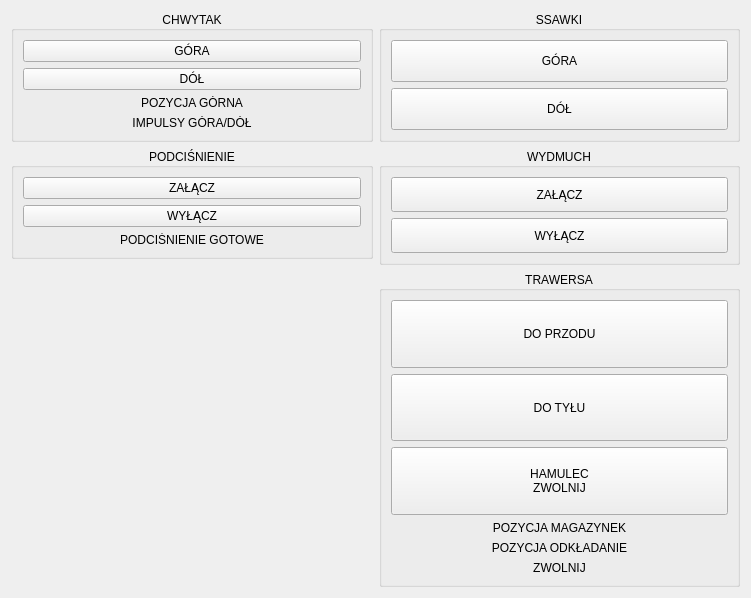
<?xml version="1.0" encoding="UTF-8"?>
<ui version="4.0">
 <class>Form</class>
 <widget class="QWidget" name="Form">
  <property name="geometry">
   <rect>
    <x>0</x>
    <y>0</y>
    <width>751</width>
    <height>598</height>
   </rect>
  </property>
  <property name="windowTitle">
   <string>Form</string>
  </property>
  <layout class="QGridLayout" name="gridLayout" rowstretch="0,0,0,0,2">
   <item row="0" column="0">
    <widget class="QGroupBox" name="groupBox_7">
     <property name="autoFillBackground">
      <bool>false</bool>
     </property>
     <property name="title">
      <string>CHWYTAK</string>
     </property>
     <property name="alignment">
      <set>Qt::AlignCenter</set>
     </property>
     <property name="flat">
      <bool>false</bool>
     </property>
     <property name="checkable">
      <bool>false</bool>
     </property>
     <layout class="QVBoxLayout" name="verticalLayout_12">
      <item>
       <layout class="QVBoxLayout" name="verticalLayout_13">
        <item>
         <widget class="QPushButton" name="pushButton_53">
          <property name="sizePolicy">
           <sizepolicy hsizetype="Minimum" vsizetype="Minimum">
            <horstretch>0</horstretch>
            <verstretch>0</verstretch>
           </sizepolicy>
          </property>
          <property name="whatsThis">
           <string>DB100.DBX12.0 toggle</string>
          </property>
          <property name="text">
           <string>GÓRA</string>
          </property>
          <property name="icon">
           <iconset>
            <normaloff>img/led_green_off.svg</normaloff>
            <normalon>img/led_green_on.svg</normalon>img/led_green_off.svg</iconset>
          </property>
          <property name="checkable">
           <bool>true</bool>
          </property>
          <property name="checked">
           <bool>false</bool>
          </property>
          <property name="autoRepeat">
           <bool>false</bool>
          </property>
          <property name="flat">
           <bool>false</bool>
          </property>
         </widget>
        </item>
        <item>
         <widget class="QPushButton" name="pushButton_54">
          <property name="sizePolicy">
           <sizepolicy hsizetype="Minimum" vsizetype="Minimum">
            <horstretch>0</horstretch>
            <verstretch>0</verstretch>
           </sizepolicy>
          </property>
          <property name="whatsThis">
           <string>DB100.DBX12.1 toggle</string>
          </property>
          <property name="text">
           <string>DÓŁ</string>
          </property>
          <property name="icon">
           <iconset>
            <normaloff>img/led_green_off.svg</normaloff>
            <normalon>img/led_green_on.svg</normalon>img/led_green_off.svg</iconset>
          </property>
          <property name="checkable">
           <bool>true</bool>
          </property>
          <property name="checked">
           <bool>false</bool>
          </property>
          <property name="autoRepeat">
           <bool>false</bool>
          </property>
          <property name="flat">
           <bool>false</bool>
          </property>
         </widget>
        </item>
        <item>
         <widget class="QPushButton" name="pushButton_42">
          <property name="enabled">
           <bool>true</bool>
          </property>
          <property name="whatsThis">
           <string>db100.dbx14.2</string>
          </property>
          <property name="styleSheet">
           <string notr="true">border: None</string>
          </property>
          <property name="text">
           <string>POZYCJA GÓRNA</string>
          </property>
          <property name="icon">
           <iconset>
            <normaloff>img/led_green_off.svg</normaloff>
            <normalon>img/led_green_on.svg</normalon>img/led_green_off.svg</iconset>
          </property>
          <property name="iconSize">
           <size>
            <width>15</width>
            <height>15</height>
           </size>
          </property>
          <property name="checkable">
           <bool>true</bool>
          </property>
          <property name="default">
           <bool>false</bool>
          </property>
          <property name="flat">
           <bool>true</bool>
          </property>
         </widget>
        </item>
        <item>
         <widget class="QPushButton" name="pushButton_46">
          <property name="enabled">
           <bool>true</bool>
          </property>
          <property name="whatsThis">
           <string>db100.dbx14.3</string>
          </property>
          <property name="styleSheet">
           <string notr="true">border: None</string>
          </property>
          <property name="text">
           <string>IMPULSY GÓRA/DÓŁ</string>
          </property>
          <property name="icon">
           <iconset>
            <normaloff>img/led_green_off.svg</normaloff>
            <normalon>img/led_green_on.svg</normalon>img/led_green_off.svg</iconset>
          </property>
          <property name="iconSize">
           <size>
            <width>15</width>
            <height>15</height>
           </size>
          </property>
          <property name="checkable">
           <bool>true</bool>
          </property>
          <property name="default">
           <bool>false</bool>
          </property>
          <property name="flat">
           <bool>true</bool>
          </property>
         </widget>
        </item>
       </layout>
      </item>
     </layout>
    </widget>
   </item>
   <item row="0" column="1">
    <widget class="QGroupBox" name="groupBox_9">
     <property name="autoFillBackground">
      <bool>false</bool>
     </property>
     <property name="title">
      <string>SSAWKI</string>
     </property>
     <property name="alignment">
      <set>Qt::AlignCenter</set>
     </property>
     <property name="flat">
      <bool>false</bool>
     </property>
     <property name="checkable">
      <bool>false</bool>
     </property>
     <layout class="QVBoxLayout" name="verticalLayout_16">
      <item>
       <layout class="QVBoxLayout" name="verticalLayout_17">
        <item>
         <widget class="QPushButton" name="pushButton_57">
          <property name="sizePolicy">
           <sizepolicy hsizetype="Minimum" vsizetype="Minimum">
            <horstretch>0</horstretch>
            <verstretch>0</verstretch>
           </sizepolicy>
          </property>
          <property name="whatsThis">
           <string>DB100.DBX12.4 toggle</string>
          </property>
          <property name="text">
           <string>GÓRA</string>
          </property>
          <property name="icon">
           <iconset>
            <normaloff>img/led_green_off.svg</normaloff>
            <normalon>img/led_green_on.svg</normalon>img/led_green_off.svg</iconset>
          </property>
          <property name="checkable">
           <bool>true</bool>
          </property>
          <property name="checked">
           <bool>false</bool>
          </property>
          <property name="autoRepeat">
           <bool>false</bool>
          </property>
          <property name="flat">
           <bool>false</bool>
          </property>
         </widget>
        </item>
        <item>
         <widget class="QPushButton" name="pushButton_58">
          <property name="sizePolicy">
           <sizepolicy hsizetype="Minimum" vsizetype="Minimum">
            <horstretch>0</horstretch>
            <verstretch>0</verstretch>
           </sizepolicy>
          </property>
          <property name="whatsThis">
           <string>DB100.DBX12.5 toggle</string>
          </property>
          <property name="text">
           <string>DÓŁ</string>
          </property>
          <property name="icon">
           <iconset>
            <normaloff>img/led_green_off.svg</normaloff>
            <normalon>img/led_green_on.svg</normalon>img/led_green_off.svg</iconset>
          </property>
          <property name="checkable">
           <bool>true</bool>
          </property>
          <property name="checked">
           <bool>false</bool>
          </property>
          <property name="autoRepeat">
           <bool>false</bool>
          </property>
          <property name="flat">
           <bool>false</bool>
          </property>
         </widget>
        </item>
       </layout>
      </item>
     </layout>
    </widget>
   </item>
   <item row="2" column="1" rowspan="2">
    <widget class="QGroupBox" name="groupBox_10">
     <property name="autoFillBackground">
      <bool>false</bool>
     </property>
     <property name="title">
      <string>WYDMUCH</string>
     </property>
     <property name="alignment">
      <set>Qt::AlignCenter</set>
     </property>
     <property name="flat">
      <bool>false</bool>
     </property>
     <property name="checkable">
      <bool>false</bool>
     </property>
     <layout class="QVBoxLayout" name="verticalLayout_18">
      <item>
       <layout class="QVBoxLayout" name="verticalLayout_19">
        <item>
         <widget class="QPushButton" name="pushButton_59">
          <property name="sizePolicy">
           <sizepolicy hsizetype="Minimum" vsizetype="Minimum">
            <horstretch>0</horstretch>
            <verstretch>0</verstretch>
           </sizepolicy>
          </property>
          <property name="whatsThis">
           <string>DB100.DBX12.2 toggle</string>
          </property>
          <property name="text">
           <string>ZAŁĄCZ</string>
          </property>
          <property name="icon">
           <iconset>
            <normaloff>img/led_green_off.svg</normaloff>
            <normalon>img/led_green_on.svg</normalon>img/led_green_off.svg</iconset>
          </property>
          <property name="checkable">
           <bool>true</bool>
          </property>
          <property name="checked">
           <bool>false</bool>
          </property>
          <property name="autoRepeat">
           <bool>false</bool>
          </property>
          <property name="flat">
           <bool>false</bool>
          </property>
         </widget>
        </item>
        <item>
         <widget class="QPushButton" name="pushButton_60">
          <property name="sizePolicy">
           <sizepolicy hsizetype="Minimum" vsizetype="Minimum">
            <horstretch>0</horstretch>
            <verstretch>0</verstretch>
           </sizepolicy>
          </property>
          <property name="whatsThis">
           <string>DB100.DBX12.3 toggle</string>
          </property>
          <property name="text">
           <string>WYŁĄCZ</string>
          </property>
          <property name="icon">
           <iconset>
            <normaloff>img/led_green_off.svg</normaloff>
            <normalon>img/led_green_on.svg</normalon>img/led_green_off.svg</iconset>
          </property>
          <property name="checkable">
           <bool>true</bool>
          </property>
          <property name="checked">
           <bool>false</bool>
          </property>
          <property name="autoRepeat">
           <bool>false</bool>
          </property>
          <property name="flat">
           <bool>false</bool>
          </property>
         </widget>
        </item>
       </layout>
      </item>
     </layout>
    </widget>
   </item>
   <item row="2" column="0">
    <widget class="QGroupBox" name="groupBox_8">
     <property name="autoFillBackground">
      <bool>false</bool>
     </property>
     <property name="title">
      <string>PODCIŚNIENIE</string>
     </property>
     <property name="alignment">
      <set>Qt::AlignCenter</set>
     </property>
     <property name="flat">
      <bool>false</bool>
     </property>
     <property name="checkable">
      <bool>false</bool>
     </property>
     <layout class="QVBoxLayout" name="verticalLayout_14">
      <item>
       <layout class="QVBoxLayout" name="verticalLayout_15">
        <item>
         <widget class="QPushButton" name="pushButton_55">
          <property name="sizePolicy">
           <sizepolicy hsizetype="Minimum" vsizetype="Minimum">
            <horstretch>0</horstretch>
            <verstretch>0</verstretch>
           </sizepolicy>
          </property>
          <property name="whatsThis">
           <string>DB100.DBX12.6 toggle</string>
          </property>
          <property name="text">
           <string>ZAŁĄCZ</string>
          </property>
          <property name="icon">
           <iconset>
            <normaloff>img/led_green_off.svg</normaloff>
            <normalon>img/led_green_on.svg</normalon>img/led_green_off.svg</iconset>
          </property>
          <property name="checkable">
           <bool>true</bool>
          </property>
          <property name="checked">
           <bool>false</bool>
          </property>
          <property name="autoRepeat">
           <bool>false</bool>
          </property>
          <property name="flat">
           <bool>false</bool>
          </property>
         </widget>
        </item>
        <item>
         <widget class="QPushButton" name="pushButton_56">
          <property name="sizePolicy">
           <sizepolicy hsizetype="Minimum" vsizetype="Minimum">
            <horstretch>0</horstretch>
            <verstretch>0</verstretch>
           </sizepolicy>
          </property>
          <property name="whatsThis">
           <string>DB100.DBX12.7 toggle</string>
          </property>
          <property name="text">
           <string>WYŁĄCZ</string>
          </property>
          <property name="icon">
           <iconset>
            <normaloff>img/led_green_off.svg</normaloff>
            <normalon>img/led_green_on.svg</normalon>img/led_green_off.svg</iconset>
          </property>
          <property name="checkable">
           <bool>true</bool>
          </property>
          <property name="checked">
           <bool>false</bool>
          </property>
          <property name="autoRepeat">
           <bool>false</bool>
          </property>
          <property name="flat">
           <bool>false</bool>
          </property>
         </widget>
        </item>
        <item>
         <widget class="QPushButton" name="pushButton_43">
          <property name="enabled">
           <bool>true</bool>
          </property>
          <property name="whatsThis">
           <string>db100.dbx14.4</string>
          </property>
          <property name="styleSheet">
           <string notr="true">border: None</string>
          </property>
          <property name="text">
           <string>PODCIŚNIENIE GOTOWE</string>
          </property>
          <property name="icon">
           <iconset>
            <normaloff>img/led_green_off.svg</normaloff>
            <normalon>img/led_green_on.svg</normalon>img/led_green_off.svg</iconset>
          </property>
          <property name="iconSize">
           <size>
            <width>15</width>
            <height>15</height>
           </size>
          </property>
          <property name="checkable">
           <bool>true</bool>
          </property>
          <property name="default">
           <bool>false</bool>
          </property>
          <property name="flat">
           <bool>true</bool>
          </property>
         </widget>
        </item>
       </layout>
      </item>
     </layout>
    </widget>
   </item>
   <item row="4" column="1">
    <widget class="QGroupBox" name="groupBox_12">
     <property name="autoFillBackground">
      <bool>false</bool>
     </property>
     <property name="title">
      <string>TRAWERSA</string>
     </property>
     <property name="alignment">
      <set>Qt::AlignCenter</set>
     </property>
     <property name="flat">
      <bool>false</bool>
     </property>
     <property name="checkable">
      <bool>false</bool>
     </property>
     <layout class="QVBoxLayout" name="verticalLayout_22">
      <item>
       <layout class="QVBoxLayout" name="verticalLayout_23">
        <item>
         <widget class="QPushButton" name="pushButton_63">
          <property name="sizePolicy">
           <sizepolicy hsizetype="Minimum" vsizetype="Minimum">
            <horstretch>0</horstretch>
            <verstretch>0</verstretch>
           </sizepolicy>
          </property>
          <property name="whatsThis">
           <string>DB100.DBX13.0 toggle</string>
          </property>
          <property name="text">
           <string>DO PRZODU</string>
          </property>
          <property name="icon">
           <iconset>
            <normaloff>img/led_green_off.svg</normaloff>
            <normalon>img/led_green_on.svg</normalon>img/led_green_off.svg</iconset>
          </property>
          <property name="checkable">
           <bool>true</bool>
          </property>
          <property name="checked">
           <bool>false</bool>
          </property>
          <property name="autoRepeat">
           <bool>false</bool>
          </property>
          <property name="flat">
           <bool>false</bool>
          </property>
         </widget>
        </item>
        <item>
         <widget class="QPushButton" name="pushButton_64">
          <property name="sizePolicy">
           <sizepolicy hsizetype="Minimum" vsizetype="Minimum">
            <horstretch>0</horstretch>
            <verstretch>0</verstretch>
           </sizepolicy>
          </property>
          <property name="whatsThis">
           <string>DB100.DBX13.1 toggle</string>
          </property>
          <property name="text">
           <string>DO TYŁU</string>
          </property>
          <property name="icon">
           <iconset>
            <normaloff>img/led_green_off.svg</normaloff>
            <normalon>img/led_green_on.svg</normalon>img/led_green_off.svg</iconset>
          </property>
          <property name="checkable">
           <bool>true</bool>
          </property>
          <property name="checked">
           <bool>false</bool>
          </property>
          <property name="autoRepeat">
           <bool>false</bool>
          </property>
          <property name="flat">
           <bool>false</bool>
          </property>
         </widget>
        </item>
        <item>
         <widget class="QPushButton" name="pushButton_65">
          <property name="sizePolicy">
           <sizepolicy hsizetype="Minimum" vsizetype="Minimum">
            <horstretch>0</horstretch>
            <verstretch>0</verstretch>
           </sizepolicy>
          </property>
          <property name="whatsThis">
           <string>DB100.DBX13.2 toggle</string>
          </property>
          <property name="text">
           <string>HAMULEC
ZWOLNIJ</string>
          </property>
          <property name="icon">
           <iconset>
            <normaloff>img/led_green_off.svg</normaloff>
            <normalon>img/led_green_on.svg</normalon>img/led_green_off.svg</iconset>
          </property>
          <property name="checkable">
           <bool>true</bool>
          </property>
          <property name="checked">
           <bool>false</bool>
          </property>
          <property name="autoRepeat">
           <bool>false</bool>
          </property>
          <property name="flat">
           <bool>false</bool>
          </property>
         </widget>
        </item>
        <item>
         <widget class="QPushButton" name="pushButton_47">
          <property name="enabled">
           <bool>true</bool>
          </property>
          <property name="whatsThis">
           <string>db100.dbx14.0</string>
          </property>
          <property name="styleSheet">
           <string notr="true">border: None</string>
          </property>
          <property name="text">
           <string>POZYCJA MAGAZYNEK</string>
          </property>
          <property name="icon">
           <iconset>
            <normaloff>img/led_green_off.svg</normaloff>
            <normalon>img/led_green_on.svg</normalon>img/led_green_off.svg</iconset>
          </property>
          <property name="iconSize">
           <size>
            <width>15</width>
            <height>15</height>
           </size>
          </property>
          <property name="checkable">
           <bool>true</bool>
          </property>
          <property name="default">
           <bool>false</bool>
          </property>
          <property name="flat">
           <bool>true</bool>
          </property>
         </widget>
        </item>
        <item>
         <widget class="QPushButton" name="pushButton_48">
          <property name="enabled">
           <bool>true</bool>
          </property>
          <property name="whatsThis">
           <string>db100.dbx14.1</string>
          </property>
          <property name="styleSheet">
           <string notr="true">border: None</string>
          </property>
          <property name="text">
           <string>POZYCJA ODKŁADANIE</string>
          </property>
          <property name="icon">
           <iconset>
            <normaloff>img/led_green_off.svg</normaloff>
            <normalon>img/led_green_on.svg</normalon>img/led_green_off.svg</iconset>
          </property>
          <property name="iconSize">
           <size>
            <width>15</width>
            <height>15</height>
           </size>
          </property>
          <property name="checkable">
           <bool>true</bool>
          </property>
          <property name="default">
           <bool>false</bool>
          </property>
          <property name="flat">
           <bool>true</bool>
          </property>
         </widget>
        </item>
        <item>
         <widget class="QPushButton" name="pushButton_49">
          <property name="enabled">
           <bool>true</bool>
          </property>
          <property name="whatsThis">
           <string>db100.dbx14.5</string>
          </property>
          <property name="styleSheet">
           <string notr="true">border: None</string>
          </property>
          <property name="text">
           <string>ZWOLNIJ</string>
          </property>
          <property name="icon">
           <iconset>
            <normaloff>img/led_green_off.svg</normaloff>
            <normalon>img/led_green_on.svg</normalon>img/led_green_off.svg</iconset>
          </property>
          <property name="iconSize">
           <size>
            <width>15</width>
            <height>15</height>
           </size>
          </property>
          <property name="checkable">
           <bool>true</bool>
          </property>
          <property name="default">
           <bool>false</bool>
          </property>
          <property name="flat">
           <bool>true</bool>
          </property>
         </widget>
        </item>
       </layout>
      </item>
     </layout>
    </widget>
   </item>
  </layout>
 </widget>
 <resources/>
 <connections/>
</ui>
